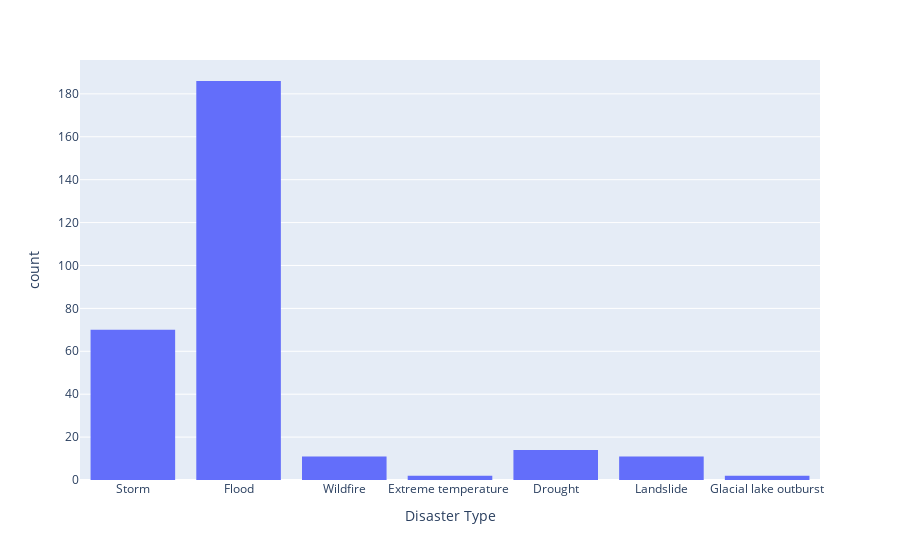

The cell this chart's notebook holds for it:
### Code cell
df = df[df[new_column_name] == True]
px.histogram(df, x='Disaster Type')

### Figure 1 — Plotly figure (JSON) as saved in the notebook; plotly's stock layout.template omitted (floating-point values rounded to 4 significant figures; data arrays with more than 128 entries replaced by an {"elided": "..."} marker saying what was removed)
{"data": [{"alignmentgroup": "True", "bingroup": "x", "hovertemplate": "Disaster Type=%{x}<br>count=%{y}<extra></extra>", "legendgroup": "", "marker": {"color": "#636efa", "pattern": {"shape": ""}}, "name": "", "offsetgroup": "", "orientation": "v", "showlegend": false, "type": "histogram", "x": {"elided": "296 str values"}, "xaxis": "x", "yaxis": "y"}], "layout": {"barmode": "relative", "legend": {"tracegroupgap": 0}, "margin": {"t": 60}, "xaxis": {"anchor": "y", "domain": [0, 1], "title": {"text": "Disaster Type"}}, "yaxis": {"anchor": "x", "domain": [0, 1], "title": {"text": "count"}}}}
